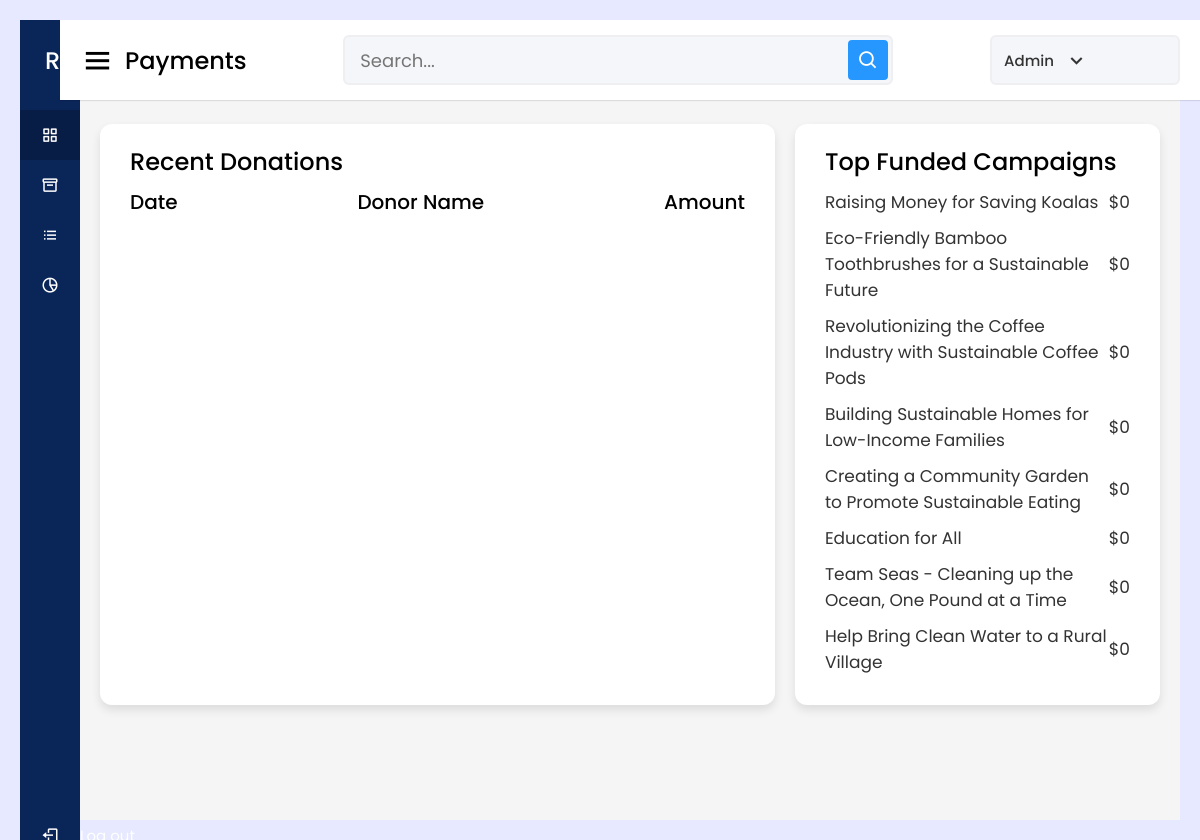
/admindashboardpayment.php (signed in), run on an earlier commit of the app's database.
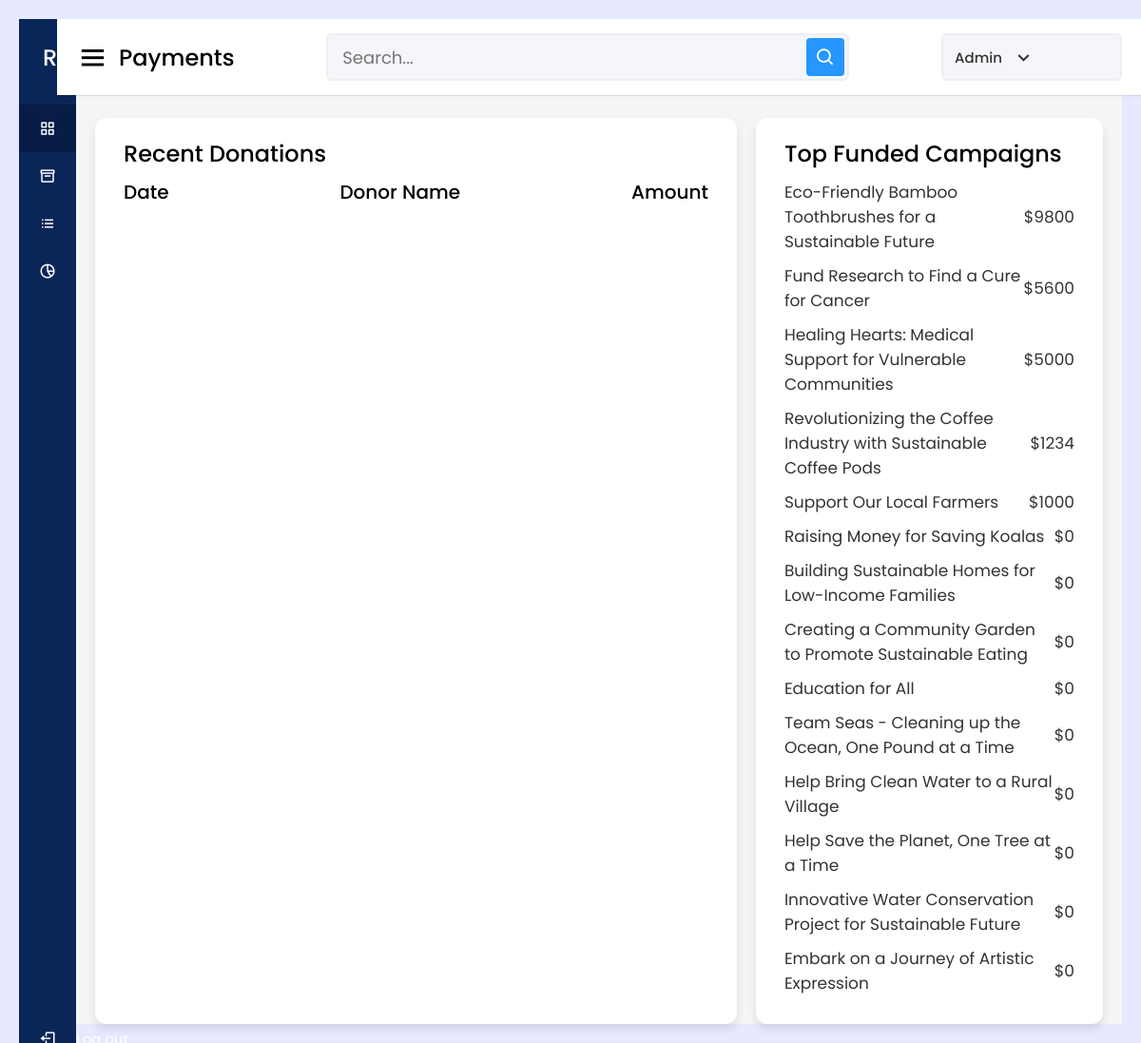
And on a later commit of the database.
### tables this page shows
CREATE TABLE `campaign` (
  `campaignID` int(11) NOT NULL,
  `userID` int(11) NOT NULL,
  `title` varchar(100) NOT NULL,
  `description` text DEFAULT NULL,
  `goalAmount` double DEFAULT NULL,
  `currentAmount` double DEFAULT NULL,
  `statusID` int(11) NOT NULL,
  `createdAt` timestamp NULL DEFAULT current_timestamp(),
  `updatedAt` timestamp NULL DEFAULT current_timestamp() ON UPDATE current_timestamp(),
  `categoryID` int(20) NOT NULL,
  `currency` char(3) NOT NULL,
  `image` varchar(255) DEFAULT NULL
);

### admindashboardpayment.php (the view, shortened to what this page needs)
<?php
   require 'config.php';
  $sql = "SELECT campaignID, title, goalAmount, currentAmount FROM campaign ORDER BY currentAmount DESC LIMIT 15";
  $result = mysqli_query($conn, $sql);
 ?>
<!DOCTYPE html>
<html lang="en" dir="ltr">
  <head>
    <link rel="stylesheet" href="style.css">
    <link href='https://unpkg.com/boxicons@2.0.7/css/boxicons.min.css' rel='stylesheet'>
    <link rel="stylesheet" type="text/css" href="admindashboard.css">
   </head>
<body>
  <div class="sidebar">
    <div class="logo-details">
      <span class="logo_name">&nbsp;&nbsp;&nbsp;&nbsp;RaiseUp</span>
    </div>
      <ul class="nav-links">
        <li>
          <a href="admindashboard.php" class="active">
            <i class='bx bx-grid-alt' ></i>
            <span class="links_name">Dashboard</span>
          </a>
        </li>
        <li>
          <a href="admindashboardcampaigns.php">
            <i class='bx bx-box' ></i>
            <span class="links_name">Campaigns</span>
          </a>
        </li>
        <li>
          <a href="admindashboarduser.php">
            <i class='bx bx-list-ul' ></i>
            <span class="links_name">Users</span>
          </a>
        </li>
        <li>
          <a href="admindashboardpayment.php">
            <i class='bx bx-pie-chart-alt-2' ></i>
            <span class="links_name">Payments</span>
          </a>
        </li>
        <li class="log_out">
          <a href="logout.php">
            <i class='bx bx-log-out'></i>
            <span class="links_name">Log out</span>
          </a>
        </li>
      </ul>
  </div>
  <section class="home-section">
    <nav>
      <div class="sidebar-button">
        <i class='bx bx-menu sidebarBtn'></i>
        <span class="dashboard">Payments</span>
      </div>
      <div class="search-box">
        <input type="text" placeholder="Search...">
        <i class='bx bx-search' ></i>
      </div>
      <div class="profile-details">
        <span class="admin_name">Admin</span>
        <i class='bx bx-chevron-down' ></i>
      </div>
    </nav>
    <div class="home-content">
      <div class="sales-boxes">
        <div class="recent-sales box">
          <div class="title">Recent Donations</div>
          <div class="sales-details">
  <ul class="details">
    <li class="topic">Date</li>
  </ul>
  <ul class="details">
  <li class="topic">Donor Name</li>
</ul>
<ul class="details">
  <li class="topic">Amount</li>
</ul>
</div>
      </div>
      <div class="top-sales box">
          <div class="title">Top Funded Campaigns</div>
          <ul class="top-sales-details">
          <?php
      while($row = mysqli_fetch_assoc($result)) {
        $title = $row['title'];
        $goal = $row['currentAmount'];
    ?>
      <li>
<a href="admindashboardpayment.php?campaignID=<?php echo $row['campaignID']; ?>">
          <span class="product"><?php echo $title; ?></span>
        </a>
        <span class="price">$<?php echo $goal; ?></span>
      </li>
    <?php } ?>
          </ul>
        </div>
    </div>
  </section>
</body>
</html>

What changed in the data, as far as the page shows it:
changed campaign "Eco-Friendly Bamboo Toothbrushes for a Sustainable Future": currentAmount "0" → "9800"
added campaign: title "Fund Research to Find a Cure for Cancer", currentAmount "5600"
added campaign: title "Healing Hearts: Medical Support for Vulnerable Communities", currentAmount "5000"
changed campaign "Revolutionizing the Coffee Industry with Sustainable Coffee Pods": currentAmount "0" → "1234"
added campaign: title "Support Our Local Farmers", currentAmount "1000"
changed campaign "Raising Money for Saving Koalas": moves down the list
added campaign: title "Help Save the Planet, One Tree at a Time", currentAmount "0"
added campaign: title "Innovative Water Conservation Project for Sustainable Future", currentAmount "0"
added campaign: title "Embark on a Journey of Artistic Expression", currentAmount "0"
